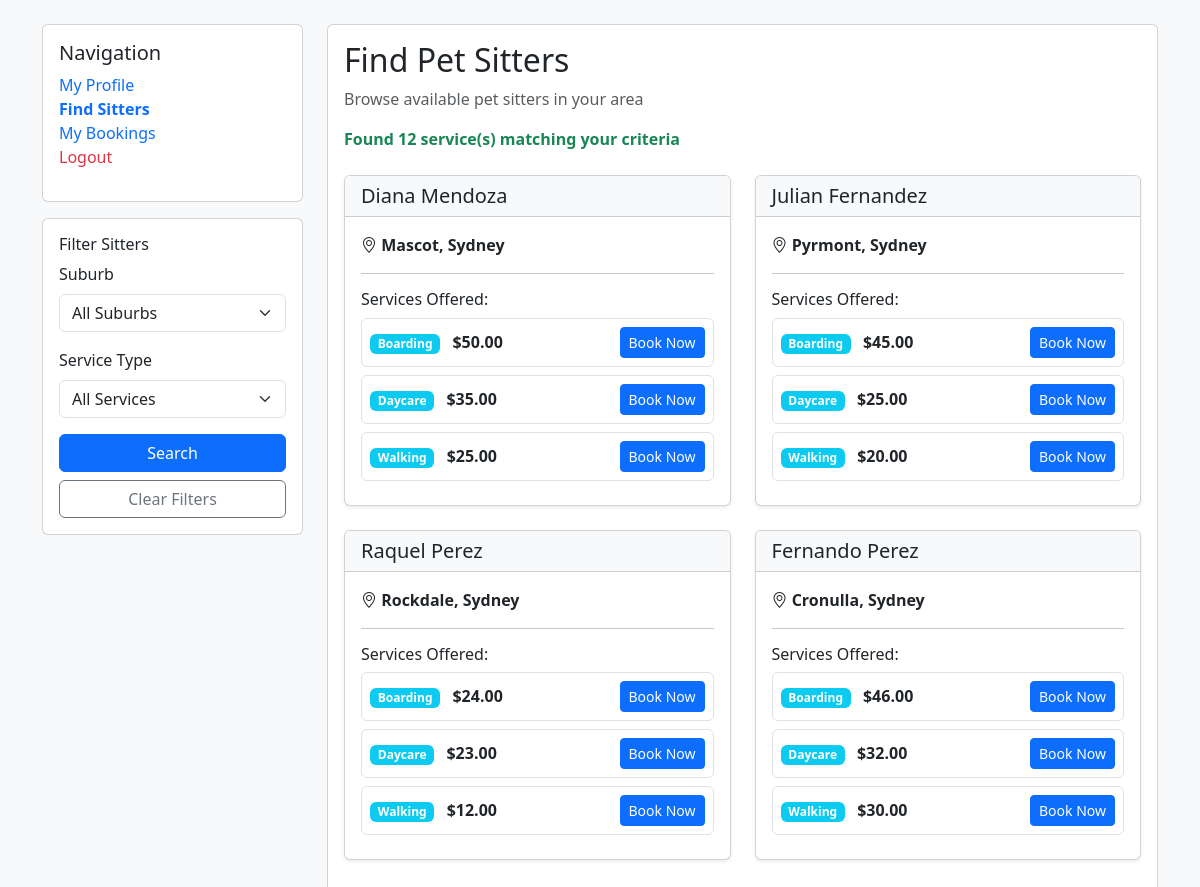
Screenshot of /search with the database file from the repository.
### database.py (models this page shows, shortened)
class User(db.Model):
    id = db.Column(db.Integer, primary_key=True)
    email = db.Column(db.String(255), unique=True, nullable=False)
    password = db.Column(db.String(255), nullable=False)
    role = db.Column(db.Enum(Role), nullable=False, default=Role.customer)
    created_at = db.Column(db.DateTime, default=datetime.utcnow)
    first_name = db.Column(db.String(100))
    last_name = db.Column(db.String(100))
    phone = db.Column(db.String(20))
    city = db.Column(db.String(100))
    suburb = db.Column(db.String(100))
    created_at = db.Column(db.DateTime, default=datetime.utcnow)
    sitter_services = db.relationship('SitterService', backref='sitter', lazy=True)
    owner_bookings = db.relationship('Booking', foreign_keys='Booking.owner_id', backref='owner', lazy=True)
    sitter_bookings = db.relationship('Booking', foreign_keys='Booking.sitter_id', backref='sitter', lazy=True)

class SitterService(db.Model):
    id = db.Column(db.Integer, primary_key=True)
    sitter_id = db.Column(db.Integer, db.ForeignKey('user.id'), nullable=False)
    service_type = db.Column(db.Enum(ServiceType), nullable=False)
    fixed_rate = db.Column(db.Float, nullable=False)  # Fixed price for this service
    description = db.Column(db.Text)
    is_active = db.Column(db.Boolean, default=True)
    created_at = db.Column(db.DateTime, default=datetime.utcnow)
    updated_at = db.Column(db.DateTime, default=datetime.utcnow, onupdate=datetime.utcnow)
    bookings = db.relationship('Booking', backref='service', lazy=True)

### main.py (the view)
@app.route("/search")
def search():
    suburb = request.args.get("suburb", "")
    service_type = request.args.get("service_type", "")
    query = SitterService.query.join(User).filter(
        SitterService.is_active == True,
        User.first_name.isnot(None)  # Only show sitters who completed profile
    )
    if suburb:
        query = query.filter(User.suburb == suburb)
    if service_type:
        query = query.filter(SitterService.service_type == ServiceType(service_type))
    sitter_services = query.all()
    return render_template("search.html",
                         sitter_services=sitter_services,
                         suburb=suburb,
                         service_type=service_type,
                         suburbs=SYDNEY_SUBURBS)

### templates/search.html (shortened to what this page needs)
<!DOCTYPE html>
<html lang="en">
<head>
    <link href="https://cdn.jsdelivr.net/npm/bootstrap@5.3.2/dist/css/bootstrap.min.css" rel="stylesheet">
</head>
<body class="bg-light">
    <div class="container mt-4">
        <div class="row">
            <div class="col-md-3">
                <div class="card">
                    <div class="card-body">
                        <h5 class="card-title">Navigation</h5>
                        <ul class="list-unstyled">
                            <li><a href="{{ url_for('owner_dashboard') }}" class="text-decoration-none">My Profile</a></li>
                            <li><a href="{{ url_for('search') }}" class="text-decoration-none fw-bold">Find Sitters</a></li>
                            <li><a href="{{ url_for('owner_bookings') }}" class="text-decoration-none">My Bookings</a></li>
                            <li><a href="{{ url_for('login') }}" class="text-decoration-none text-danger">Logout</a></li>
                        </ul>
                    </div>
                </div>
                <div class="card mt-3">
                    <div class="card-body">
                        <h6 class="card-title">Filter Sitters</h6>
                        <form method="GET" action="{{ url_for('search') }}">
                            <div class="mb-3">
                                <label for="suburb" class="form-label">Suburb</label>
                                <select name="suburb" id="suburb" class="form-select">
                                    <option value="">All Suburbs</option>
                                </select>
                            </div>
                            <div class="mb-3">
                                <label for="service_type" class="form-label">Service Type</label>
                                <select name="service_type" id="service_type" class="form-select">
                                    <option value="">All Services</option>
                                </select>
                            </div>
                            <button type="submit" class="btn btn-primary w-100">Search</button>
                            <a href="{{ url_for('search') }}" class="btn btn-outline-secondary w-100 mt-2">Clear Filters</a>
                        </form>
                    </div>
                </div>
            </div>
            <div class="col-md-9">
                <div class="card">
                    <div class="card-body">
                        <h2 class="card-title">Find Pet Sitters</h2>
                        <p class="text-muted">Browse available pet sitters in your area</p>
                        {% if sitter_services %}
                            <p class="text-success mb-4">
                                <strong>Found {{ sitter_services|length }} service(s) matching your criteria</strong>
                            </p>
                        {% endif %}
                        <div class="row">
                            {% if sitter_services %}
                                {% set sitters_dict = {} %}
                                {% for sitter_id, sitter_data in sitters_dict.items() %}
                                <div class="col-md-6 mb-4">
                                    <div class="card h-100 shadow-sm">
                                        <div class="card-header bg-light">
                                            <h5 class="card-title mb-0">{{ sitter_data.sitter.first_name }} {{ sitter_data.sitter.last_name }}</h5>
                                        </div>
                                        <div class="card-body">
                                            <p class="card-text">
                                                <i class="bi bi-geo-alt"></i>
                                                <strong>{{ sitter_data.sitter.suburb }}, {{ sitter_data.sitter.city }}</strong>
                                            </p>
                                            <hr>
                                            <h6>Services Offered:</h6>
                                            <div class="services-list">
                                                {% for service in sitter_data.services %}
                                                <div class="service-item mb-2 p-2 border rounded">
                                                    <div class="d-flex justify-content-between align-items-center">
                                                        <div>
                                                            {% if service.service_type.value == 'boarding' %}
                                                                <span class="badge bg-info">Boarding</span>
                                                            {% elif service.service_type.value == 'daycare' %}
                                                                <span class="badge bg-info"> Daycare</span>
                                                            {% elif service.service_type.value == 'walking' %}
                                                                <span class="badge bg-info"> Walking</span>
                                                            {% endif %}
                                                            <strong class="ms-2">${{ "%.2f"|format(service.fixed_rate) }}</strong>
                                                        </div>
                                                        <a href="{{ url_for('book_service', sitter_id=sitter_data.sitter.id, service_type=service.service_type.value) }}"
                                                           class="btn btn-primary btn-sm">Book Now</a>
                                                    </div>
                                                </div>
                                                {% endfor %}
                                            </div>
                                        </div>
                                    </div>
                                </div>
                                {% endfor %}
                            {% endif %}
                        </div>
                    </div>
                </div>
            </div>
        </div>
    </div>
    <link rel="stylesheet" href="https://cdn.jsdelivr.net/npm/bootstrap-icons@1.11.1/font/bootstrap-icons.css">
</body>
</html>

### rows the page displays
User: sitter.first_name "Diana", sitter.last_name "Mendoza", sitter.suburb "Mascot", sitter.city "Sydney"
SitterService: service_type "Boarding", fixed_rate "50.00"
SitterService: service_type "Daycare", fixed_rate "35.00"
SitterService: service_type "Walking", fixed_rate "25.00"
User: sitter.first_name "Julian", sitter.last_name "Fernandez", sitter.suburb "Pyrmont", sitter.city "Sydney"
SitterService: service_type "Boarding", fixed_rate "45.00"
SitterService: service_type "Daycare", fixed_rate "25.00"
SitterService: service_type "Walking", fixed_rate "20.00"
User: sitter.first_name "Raquel", sitter.last_name "Perez", sitter.suburb "Rockdale", sitter.city "Sydney"
SitterService: service_type "Boarding", fixed_rate "24.00"
SitterService: service_type "Daycare", fixed_rate "23.00"
SitterService: service_type "Walking", fixed_rate "12.00"
User: sitter.first_name "Fernando", sitter.last_name "Perez", sitter.suburb "Cronulla", sitter.city "Sydney"
SitterService: service_type "Boarding", fixed_rate "46.00"
SitterService: service_type "Daycare", fixed_rate "32.00"
SitterService: service_type "Walking", fixed_rate "30.00"

### other values shown
{{ sitter_services|length }} "12"
